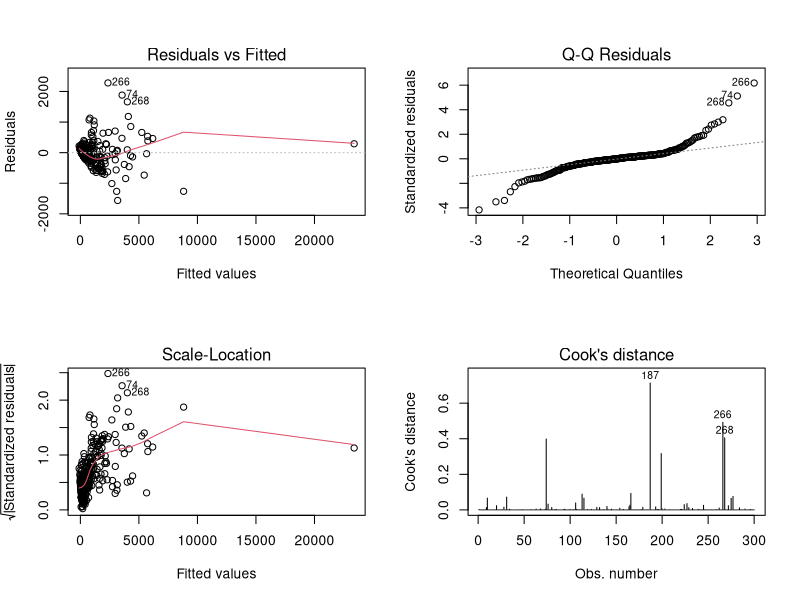
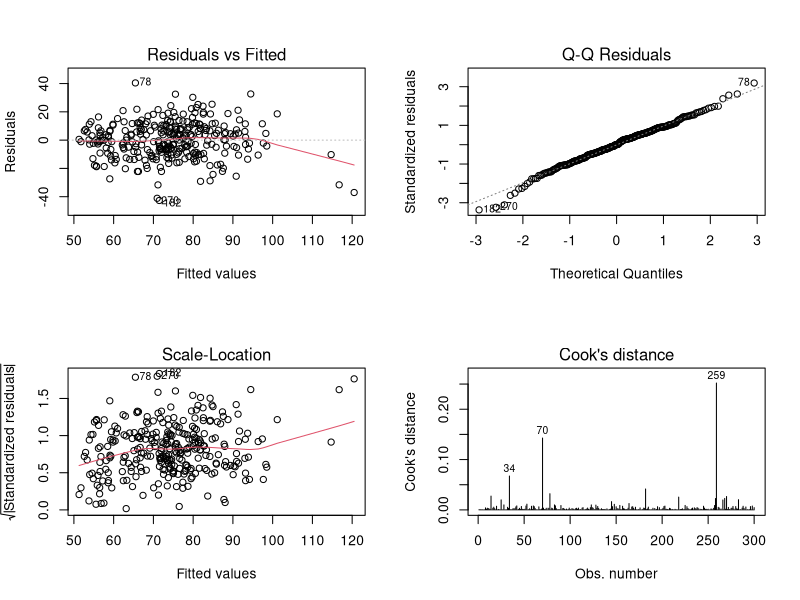
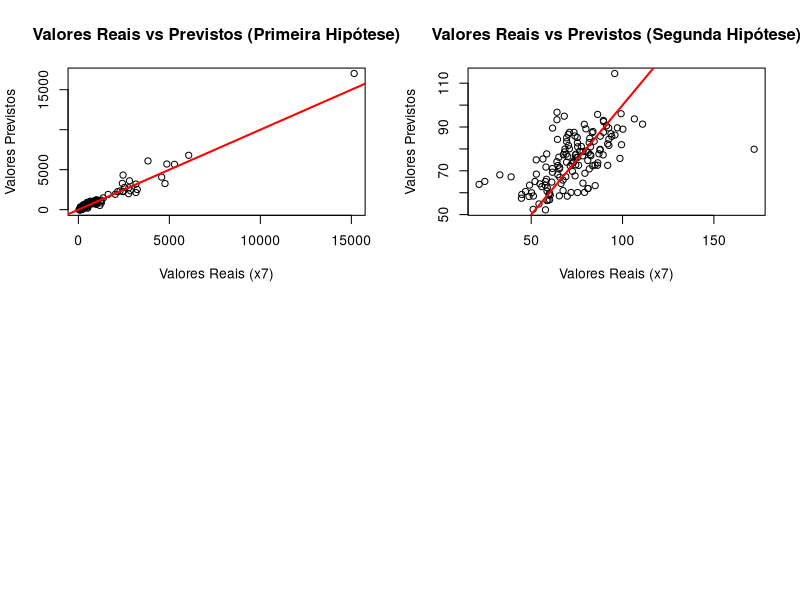
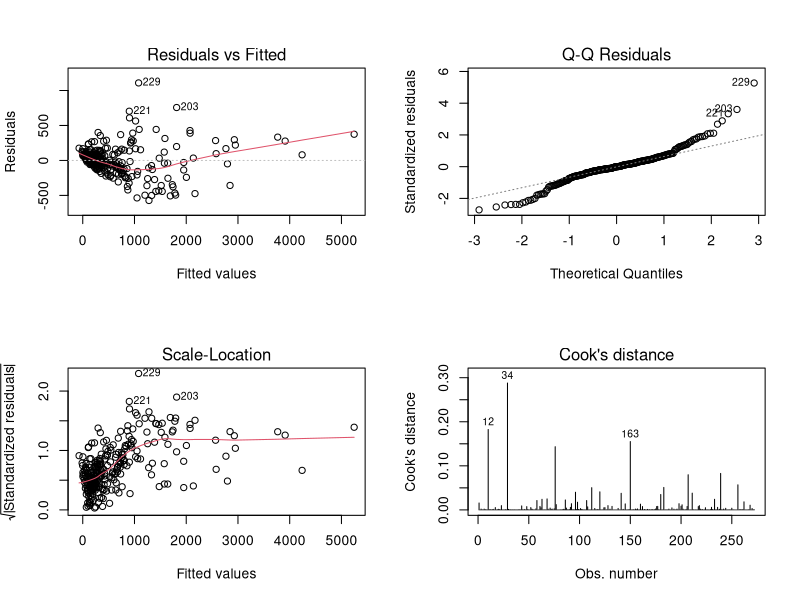
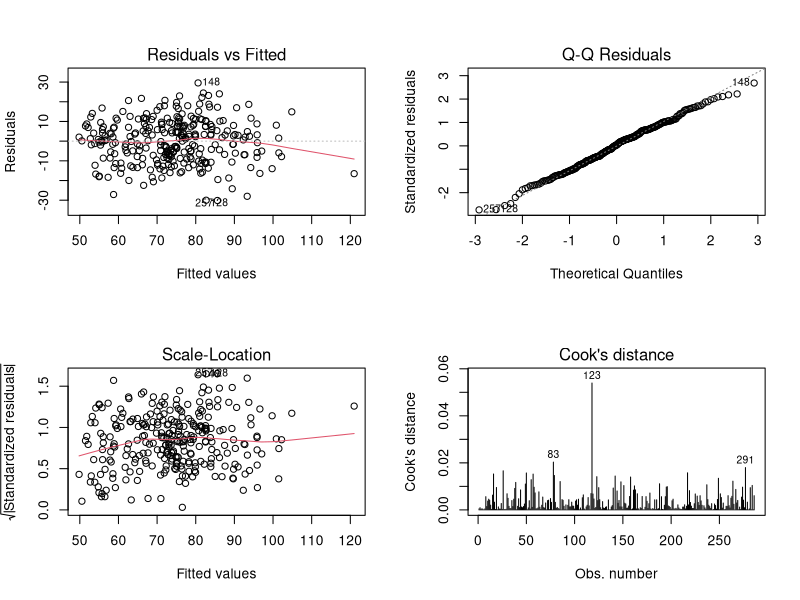

Source code (R) for these figures, in order:
## ---- chunk 1

library(ggplot2)
library(tidyverse)
library(openxlsx)
library(readxl)
library(corrplot)
library(leaps) # Usado no método BACKWARD
library(car)
library(lmtest)



#setwd("C:/Users/Helio/OneDrive/Documents/Analise_regressao_linear/trabalho")

database <- read.xlsx("dados_amostra.xlsx")

# Criar taxa de crimes por 100.000 habitantes
database$taxa_crimes <- database$x9 / database$x4 * 100000

# Transformando a variável (Região geográfica - x16) em factor, maneira do R trabalhar com Dummies
database$x16 <- as.factor(database$x16)

head(database)

## ---- chunk 2

# Removendo possíveis valores nulos
df_clean <- na.omit(database)


# Criando um dataframe para as análises

# PRIMEIRA HIPÓTESE
df_clean1 <- subset(df_clean, select = c(x7, x4, x8, x15))

# SEGUNDA HIPÓTESE
df_clean2 <- subset(df_clean, select = c(taxa_crimes, x5, x12, x14, x16))

# Trasnformando a variável Y
df_clean2$taxa_crimes_sqrt <- sqrt(df_clean2$taxa_crimes)
df_clean2$taxa_crimes <- NULL

## ---- chunk 3

modelo <- lm(x7 ~ x16, data= database)
summary(modelo)
## ---- chunk 4

# Modelo
modelo1 <- lm(x7 ~ x4 + x8 + x15, data= df_clean1)

diagnostico_modelo <- function(modelo){
  
  # 1) Resumo geral
  print(summary(modelo))
  
  # 2) Diagnóstico gráfico
  par(mfrow = c(2,2))
  plot(modelo, which = 1:4)
  
  # 3) Teste de Normalidade (Shapiro-Wilk)
  cat("\n--- Teste de Normalidade (Shapiro-Wilk) ---\n")
  shapiro_res <- shapiro.test(residuals(modelo))
  print(shapiro_res)
  if(shapiro_res$p.value > 0.05) {
    cat("Interpretação: Resíduos seguem distribuição normal (p > 0.05).\n")
  } else {
    cat("Interpretação: Resíduos NÃO seguem distribuição normal (p <= 0.05).\n")
  }
  
  # 4) Teste de Heterocedasticidade (Breusch-Pagan)
  cat("\n--- Teste de Heterocedasticidade (Breusch-Pagan) ---\n")
  bp_res <- lmtest::bptest(modelo)
  print(bp_res)
  if(bp_res$p.value > 0.05) {
    cat("Interpretação: Homocedasticidade confirmada (p > 0.05).\n")
  } else {
    cat("Interpretação: Heterocedasticidade detectada (p <= 0.05).\n")
  }
  
  # 5) Multicolinearidade (VIF)
  cat("\n--- Multicolinearidade (VIF) ---\n")
  tryCatch({
    vif_res <- car::vif(modelo)
    print(vif_res)
    if(any(vif_res > 10)) {
      cat("Interpretação: Problema severo de multicolinearidade (VIF > 10).\n")
    } else if(any(vif_res > 5)) {
      cat("Interpretação: Atenção à multicolinearidade (VIF entre 5 e 10).\n")
    } else {
      cat("Interpretação: Multicolinearidade sob controle (VIF < 5).\n")
    }
  }, error = function(e) {
    cat("VIF não aplicável ou erro na estrutura do modelo.\n")
  })
}

# Executar diagnóstico do modelo 1
diagnostico_modelo(modelo1)
## ---- chunk 5

# Modelo 2 
modelo2 <- lm(taxa_crimes_sqrt ~ x12 + x14 + x16, data= df_clean2)


# Executar diagnóstico do modelo 2
diagnostico_modelo(modelo2)
## ---- chunk 6


df_validacao <- read.xlsx("dados_validacao.xlsx")

# Criar taxa de crimes por 100.000 habitantes
df_validacao$taxa_crimes <- df_validacao$x9 / df_validacao$x4 * 100000


# Transformando a variável (Região geográfica - x16) em factor, maneira do R trabalhar com Dummies
df_validacao$x16 <- as.factor(df_validacao$x16)

# Trasnformando a variável Y (Segunda Hipótese)
df_validacao$taxa_crimes_sqrt <- sqrt(df_validacao$taxa_crimes)
df_validacao$taxa_crimes <- NULL

# Criando um dataframe para as análises
# PRIMEIRA HIPÓTESE
df_val1 <- subset(df_validacao, select = c(x7, x4, x8, x15))

# SEGUNDA HIPÓTESE
df_val2 <- subset(df_validacao, select = c(taxa_crimes_sqrt, x5, x12, x14, x16))

## ---- chunk 7


# Obter predições do treino e teste (para comparação)
previsoes_treino <- predict(modelo1, newdata = df_clean1) # treino
previsoes <- predict(modelo1, newdata = df_val1) # teste

# Função para calcular métricas
calcular_metricas <- function(reais, preditos) {
  mse <- mean((reais - preditos)^2)
  rmse <- sqrt(mse)
  mae <- mean(abs(reais - preditos))
  r2 <- 1 - (sum((reais - preditos)^2) / sum((reais - mean(reais))^2))
  return(c(RMSE = rmse, MAE = mae, R2 = r2))
}

# Calcular métricas para os dois conjuntos
metricas_treino <- calcular_metricas(df_clean1$x7, previsoes_treino)
metricas_teste <- calcular_metricas(df_val1$x7, previsoes)

# Criar tabela comparativa
tabela_comparativa <- rbind(Treino = metricas_treino, Teste = metricas_teste)

# Exibir resultados
print(round(tabela_comparativa, 4))

# Visualização das predições vs Reais
plot(df_validacao$x7, previsoes, 
     main = "Valores Reais vs Previstos (Primeira Hipótese)",
     xlab = "Valores Reais (x7)", ylab = "Valores Previstos")
abline(0, 1, col = "red", lwd = 2) # Linha de perfeição
## ---- chunk 8


# Obter predições do treino e teste (para comparação)
previsoes_treino <- predict(modelo2, newdata = df_clean2) # treino
previsoes <- predict(modelo2, newdata = df_val2) # teste


# Calcular métricas para os dois conjuntos
metricas_treino <- calcular_metricas(df_clean2$taxa_crimes_sqrt, previsoes_treino)
metricas_teste <- calcular_metricas(df_val2$taxa_crimes_sqrt, previsoes)

# Criar tabela comparativa
tabela_comparativa <- rbind(Treino = metricas_treino, Teste = metricas_teste)

# Exibir resultados
print(round(tabela_comparativa, 4))


# Visualização das predições vs Reais
plot(df_validacao$taxa_crimes_sqrt, previsoes, 
     main = "Valores Reais vs Previstos (Segunda Hipótese)",
     xlab = "Valores Reais (x7)", ylab = "Valores Previstos")
abline(0, 1, col = "red", lwd = 2) # Linha de perfeição
## ---- chunk 9

# Ajuste o modelo original
modelo_orig <- lm(x7 ~ x4 + x8 + x15, data = df_clean1)

# Calcule a Distância de Cook
cooks_d <- cooks.distance(modelo_orig)

# Defina o ponto de corte (limiar)
# O critério 4/n é amplamente utilizado
limiar <- 4 / nrow(df_clean1)

# Identifique as observações que superam o limiar
pontos_influentes <- which(cooks_d > limiar)

# Crie o novo banco de dados removendo esses pontos
database_limpo <- df_clean1[-pontos_influentes, ]

# Rodar o modelo com os dados filtrados
modelo_sem_influentes <- lm(x7 ~ x4 + x8 + x15, data = database_limpo)


# Executar diagnóstico do modelo 
diagnostico_modelo(modelo_sem_influentes)
## ---- chunk 10

# Ajuste o modelo original
modelo_orig <- lm(taxa_crimes_sqrt ~ x12 + x14 + x16, data= df_clean2)

# Calcule a Distância de Cook
cooks_d <- cooks.distance(modelo_orig)

# Defina o ponto de corte (limiar)
# O critério 4/n é amplamente utilizado
limiar <- 4 / nrow(df_clean2)

# Identifique as observações que superam o limiar
pontos_influentes <- which(cooks_d > limiar)

# Crie o novo banco de dados removendo esses pontos
database_limpo <- df_clean2[-pontos_influentes, ]

# Rodar o modelo com os dados filtrados
modelo_sem_influentes <- lm(taxa_crimes_sqrt ~ x12 + x14 + x16, data = database_limpo)



# Executar diagnóstico do modelo 
diagnostico_modelo(modelo_sem_influentes)
